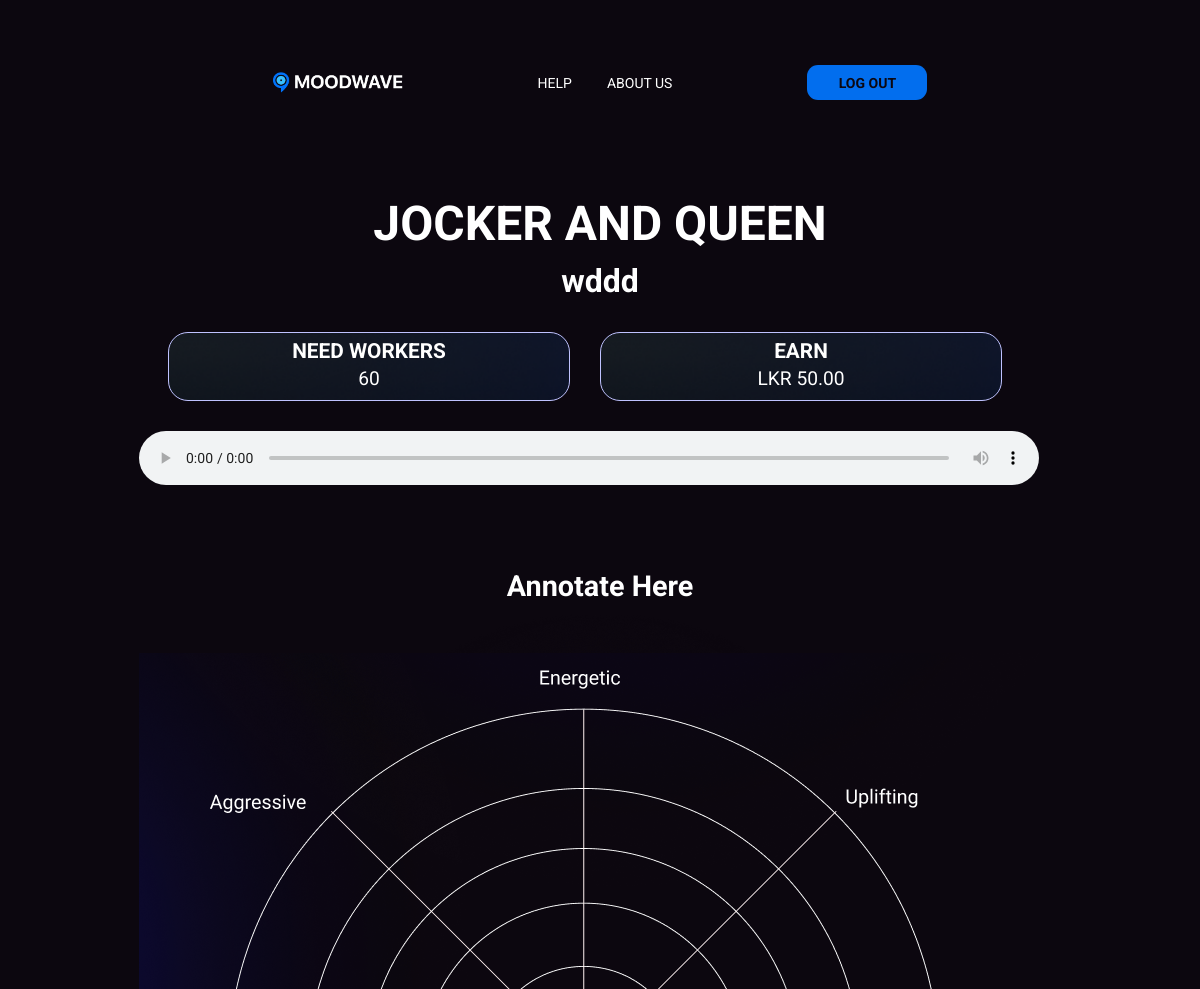
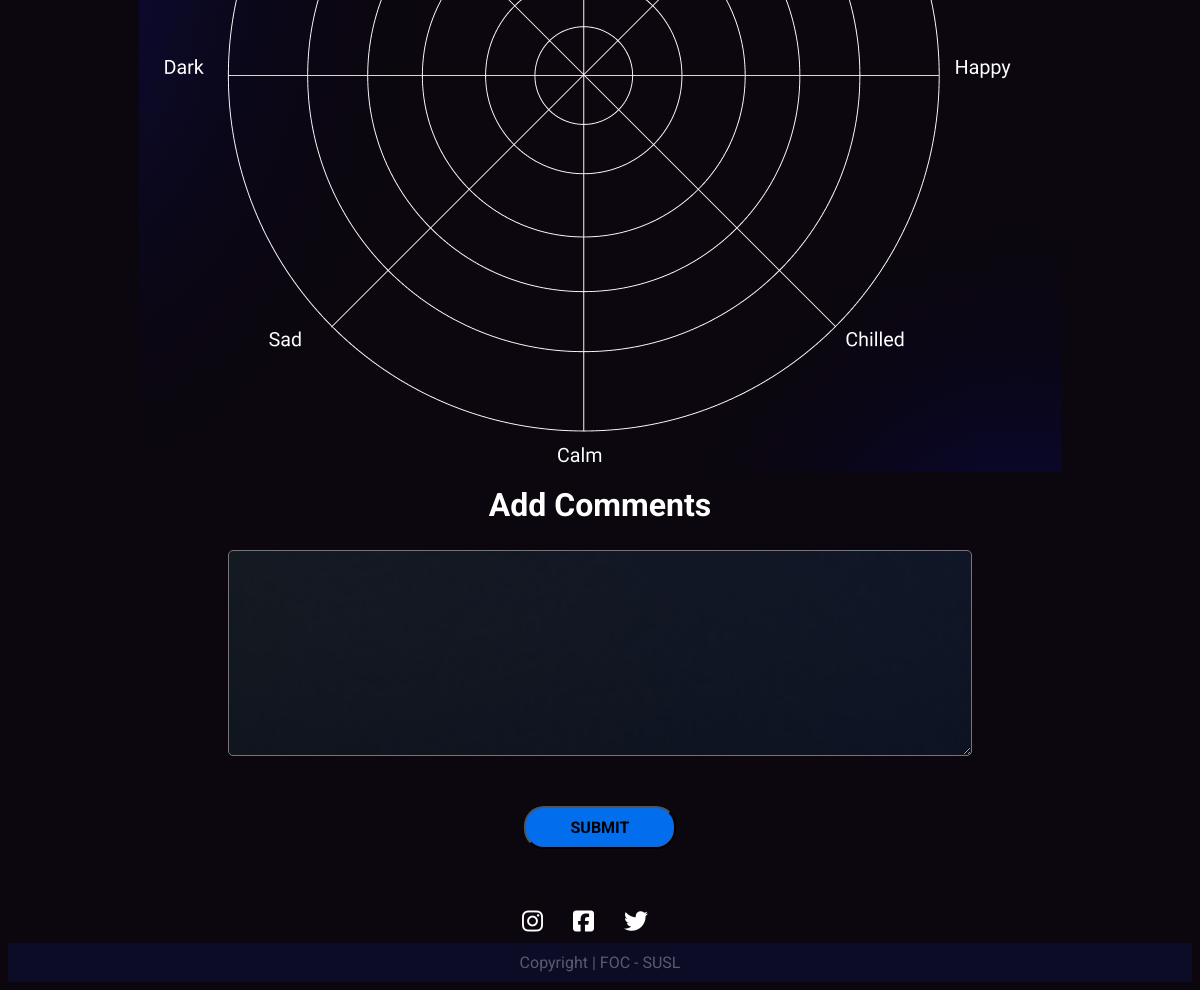
/job_complete.php?id=3 (signed in), run on the app's committed database (2 pictures, top to bottom).
### tables this page shows
CREATE TABLE IF NOT EXISTS `jobs` (
  `job_id` int(6) NOT NULL AUTO_INCREMENT,
  `creater_id` int(6) DEFAULT NULL,
  `song_name` varchar(1000) DEFAULT NULL,
  `song_writter` varchar(1000) DEFAULT NULL,
  `singers` varchar(1000) DEFAULT NULL,
  `music` varchar(1000) DEFAULT NULL,
  `workers_need` int(11) DEFAULT NULL,
  `workers_earn` int(11) DEFAULT NULL,
  `completed` int(11) NOT NULL DEFAULT '0',
  `placed_on` varchar(100) DEFAULT NULL,
  PRIMARY KEY (`job_id`)
);

### job_complete.php (the view, shortened to what this page needs)
<?php
@include 'config.php';
if(isset($_GET['id'])){
    $id=$_GET['id'];
}
?>
<!DOCTYPE html>
<html lang="en">
<head>
    <link rel="stylesheet" href="css/job_complete.css">
</head>
<body>
    <section class="navigation_section">
        <nav class="Navigation_Bar">
          <ul>
            <li><a href="index.php"><img src="images/Logo.png" alt="MoodWave_logo" /></a></li>
            <li class="features"><a href="Need_Help.php">HELP</a></li>
            <li><a href="About_us.php" class="ABOUT">ABOUT US</a></li>
            <li><form method="POST"><input type="submit" name="logout" class="logout" value="LOG OUT"></form></li>
          </ul>
        </nav>
    </section>
<section class="content">
        <?php
            $select_jobs = mysqli_query($conn, "SELECT * FROM `jobs` WHERE job_id='$id'") or die('query failed');
            $fetch_jobs = mysqli_fetch_assoc($select_jobs);
        ?>
    <form action="" method="POST" enctype="multipart/form-data">
        <div class="form-group">
                <div class="title">
                    <h1><?php echo $fetch_jobs['song_name']; ?></h1>
                    <h3><?php echo $fetch_jobs['singers']; ?></h3>
                </div>
                <div class="row">
                    <div class="desc_box">
                        <div class="topic">
                            <h1>Need Workers</h1>
                        </div>
                        <div class="desc">
                            <p><?php echo $fetch_jobs['workers_need']; ?></p>
                        </div>
                    </div>
                    <div class="desc_box">
                        <div class="topic">
                            <h1>Earn</h1>
                        </div>
                        <div class="desc">
                            <p><?php echo 'LKR '.$fetch_jobs['workers_earn'].'.00'; ?></p>
                        </div>
                    </div>
                </div>
        </div>
        <div id="demo" class="demo">
            <?php
                $myAudioFile = $fetch_jobs['music']; ;
                echo '<audio controls class="demoAudio">
                <source src="uploads/'.$myAudioFile.'" type="audio/mpeg">
                </audio>';
            ?>
        </div>
        <div class="anotate">
            <h1>Annotate Here</h1>
            <img src="images/anotate.png" usemap="#image-map">
        </div>
        <div class="submit">
            <h1>Add Comments</h1>
            <textarea name="comments"></textarea>
            <input type="submit" name="submit" value="SUBMIT" class="button"></input>
        </div>
    </form>
    <div class="footer-images">
        <i class="fa-brands fa-instagram"></i>
        <i class="fa-brands fa-square-facebook"></i>
        <i class="fa-brands fa-twitter"></i>
    </div>
    <div class="box">Copyright | FOC - SUSL</div>
</section>
</body>
</html>

### css/job_complete.css (style rules this page uses)
:root { --main-colur:#0C070F; --white:#FFFFFF; --btn-colour:#026EEE; --btn-text:#0C070F; --input-box:#A5EFFF; --next-bar:#183787; }
* { font-family: "Roboto", sans-serif; }
body { background-color: var(--main-colur); background-image: url("../images/gradient.png"); background-repeat: no-repeat; background-position: center; }
.Navigation_Bar { position: relative; top: 0; z-index: 3; display: inline; align-items: center; justify-content: space-between; padding: 40px 30px; border: 1px solid hsla(0, 0%, 100%, 0); border-radius: 34px; transition: all 0.5s ease-in-out; }
.navigation_section { margin-top: 30px; }
.Navigation_Bar img { width: 130px; height: auto; align-items: center; justify-content: center; display: flex; }
.Navigation_Bar ul { list-style-type: none; padding: 0; overflow: hidden; align-items: center; justify-content: center; display: flex; gap: 18px; }
.Navigation_Bar li { float: left; }
.Navigation_Bar .features { padding-left: 117px; padding-right: 17px; }
.Navigation_Bar .ABOUT { padding-right: 117px; }
.Navigation_Bar li a { display: block; color: white; text-align: center; font-size: 14px; text-decoration: none; font-weight: 400; }
.Navigation_Bar li form .logout { width: 120px; height: 35px; border-radius: 11px; background-color: #026eee; color: #0c070f; border: none; text-decoration: none; font-weight: 700; font-size: 14px; }
.content { display: flex; flex-direction: column; align-items: center; }
.content form .form-group { display: flex; flex-direction: column; align-items: center; margin-top: 20px; gap:30px; }
.content form .form-group .title { margin: 0; margin-bottom: -30px; }
.content form .form-group .title h1 { font-size: 3rem; font-weight: bold; color: var(--white); text-transform: uppercase; }
.content form .form-group .title h3 { font-size: 2rem; font-weight: bold; color: var(--white); text-align: center; margin-top: -30px; }
.content form .form-group .row { display: flex; justify-content: center; }
.content form .form-group .row .desc_box { margin-right: 30px; width: 400px; line-height: 2px; background-color: black; background-image: url("../images/input-box.png"); background-position: center; background-repeat: no-repeat; background-size: cover; border-radius: 20px; border: #BFC2FF solid 1px; display: flex; flex-direction: column; align-items: center; justify-content: flex-start; }
.content form .form-group .row .desc_box .topic h1 { color: var(--white); font-size: 1.3rem; text-transform: uppercase; }
.content form .form-group .row .desc_box .desc { margin-top: -10px; text-align: center; }
.content form .form-group .row .desc_box .desc p { color: var(--white); font-size: 1.2rem; }
.content form .anotate h1 { color: var(--white); font-size: 1.8rem; text-align: center; margin-top: 80px; margin-bottom: 50px; }
.content .demo { margin-top: 30px; width: 900px; }
.content .demo .demoAudio { width: 100%; }
.content form .submit { display: flex; flex-direction: column; align-items: center; }
.content form .submit h1 { font-size: 2rem; font-weight: bold; color: var(--white); margin-top: 10px; }
.content form .submit textarea { background-color: black; background-image: url("../images/input-box.png"); background-position: center; background-repeat: no-repeat; background-size: cover; border-radius: 5px; width:80%; height:200px; color: var(--white); font-size: 1.5rem; }
.content form .submit .button { padding: 10px; padding-left: 45px; padding-right: 45px; border-radius: 20px; background-color: var(--btn-colour); font-weight: bold; font-size: 1rem; margin-top: 50px; }
.content .footer-images { display: flex; justify-content: center; margin-top: 60px; margin-bottom: 10px; }
.content .footer-images i { margin-right: 30px; color: var(--white); font-size: 1.5rem; }
.content .box { background-color: #112daa25; color: rgba(240, 248, 255, 0.336); padding-top: 10px; padding-bottom: 10px; width: 100%; text-align: center; }

### data on the page
jobs: song_name "JOCKER AND QUEEN", singers "wddd", workers_need "60", workers_earn "50"
